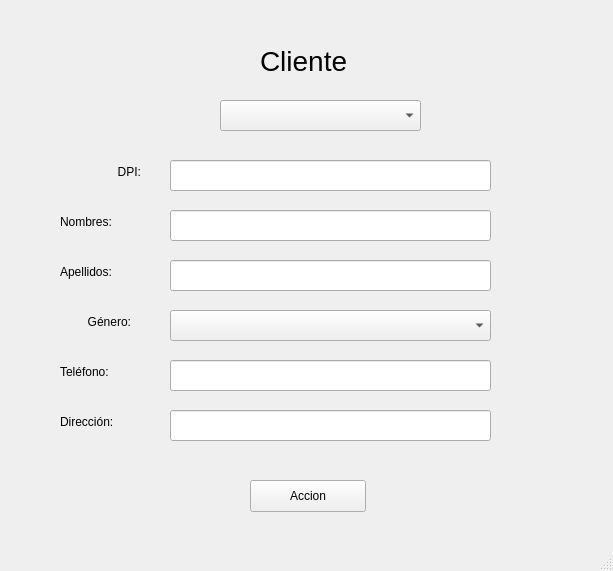
<?xml version="1.0" encoding="UTF-8"?>
<ui version="4.0">
 <class>ClienteWindow</class>
 <widget class="QMainWindow" name="ClienteWindow">
  <property name="geometry">
   <rect>
    <x>0</x>
    <y>0</y>
    <width>613</width>
    <height>571</height>
   </rect>
  </property>
  <property name="windowTitle">
   <string>ClienteWindow</string>
  </property>
  <widget class="QWidget" name="centralwidget">
   <widget class="QLabel" name="act_label">
    <property name="geometry">
     <rect>
      <x>260</x>
      <y>30</y>
      <width>111</width>
      <height>61</height>
     </rect>
    </property>
    <property name="font">
     <font>
      <family>Ubuntu</family>
      <pointsize>21</pointsize>
     </font>
    </property>
    <property name="text">
     <string>Cliente</string>
    </property>
   </widget>
   <widget class="QLabel" name="label">
    <property name="geometry">
     <rect>
      <x>60</x>
      <y>160</y>
      <width>81</width>
      <height>23</height>
     </rect>
    </property>
    <property name="text">
     <string>DPI:</string>
    </property>
    <property name="alignment">
     <set>Qt::AlignRight|Qt::AlignTrailing|Qt::AlignVCenter</set>
    </property>
   </widget>
   <widget class="QLabel" name="label_2">
    <property name="geometry">
     <rect>
      <x>60</x>
      <y>210</y>
      <width>88</width>
      <height>23</height>
     </rect>
    </property>
    <property name="text">
     <string>Nombres:</string>
    </property>
   </widget>
   <widget class="QLabel" name="label_3">
    <property name="geometry">
     <rect>
      <x>60</x>
      <y>260</y>
      <width>88</width>
      <height>23</height>
     </rect>
    </property>
    <property name="text">
     <string>Apellidos:</string>
    </property>
   </widget>
   <widget class="QLabel" name="label_4">
    <property name="geometry">
     <rect>
      <x>60</x>
      <y>310</y>
      <width>71</width>
      <height>23</height>
     </rect>
    </property>
    <property name="text">
     <string>Género:</string>
    </property>
    <property name="alignment">
     <set>Qt::AlignRight|Qt::AlignTrailing|Qt::AlignVCenter</set>
    </property>
   </widget>
   <widget class="QLabel" name="label_5">
    <property name="geometry">
     <rect>
      <x>60</x>
      <y>360</y>
      <width>88</width>
      <height>23</height>
     </rect>
    </property>
    <property name="text">
     <string>Teléfono:</string>
    </property>
   </widget>
   <widget class="QLabel" name="label_6">
    <property name="geometry">
     <rect>
      <x>60</x>
      <y>410</y>
      <width>88</width>
      <height>23</height>
     </rect>
    </property>
    <property name="text">
     <string>Dirección:</string>
    </property>
   </widget>
   <widget class="QLineEdit" name="lineEdit_dpi">
    <property name="geometry">
     <rect>
      <x>170</x>
      <y>160</y>
      <width>321</width>
      <height>31</height>
     </rect>
    </property>
   </widget>
   <widget class="QLineEdit" name="lineEdit_nombres">
    <property name="geometry">
     <rect>
      <x>170</x>
      <y>210</y>
      <width>321</width>
      <height>31</height>
     </rect>
    </property>
   </widget>
   <widget class="QLineEdit" name="lineEdit_apellidos">
    <property name="geometry">
     <rect>
      <x>170</x>
      <y>260</y>
      <width>321</width>
      <height>31</height>
     </rect>
    </property>
   </widget>
   <widget class="QLineEdit" name="lineEdit_telefono">
    <property name="geometry">
     <rect>
      <x>170</x>
      <y>360</y>
      <width>321</width>
      <height>31</height>
     </rect>
    </property>
   </widget>
   <widget class="QLineEdit" name="lineEdit_direccion">
    <property name="geometry">
     <rect>
      <x>170</x>
      <y>410</y>
      <width>321</width>
      <height>31</height>
     </rect>
    </property>
   </widget>
   <widget class="QPushButton" name="pushButton_accion">
    <property name="geometry">
     <rect>
      <x>250</x>
      <y>480</y>
      <width>116</width>
      <height>32</height>
     </rect>
    </property>
    <property name="text">
     <string>Accion</string>
    </property>
   </widget>
   <widget class="QComboBox" name="comboBox_buscar">
    <property name="geometry">
     <rect>
      <x>220</x>
      <y>100</y>
      <width>201</width>
      <height>31</height>
     </rect>
    </property>
    <property name="currentText">
     <string/>
    </property>
   </widget>
   <widget class="QComboBox" name="comboBox_genero">
    <property name="geometry">
     <rect>
      <x>170</x>
      <y>310</y>
      <width>321</width>
      <height>31</height>
     </rect>
    </property>
   </widget>
  </widget>
  <widget class="QMenuBar" name="menubar">
   <property name="geometry">
    <rect>
     <x>0</x>
     <y>0</y>
     <width>613</width>
     <height>28</height>
    </rect>
   </property>
  </widget>
  <widget class="QStatusBar" name="statusbar"/>
 </widget>
 <resources/>
 <connections/>
</ui>
